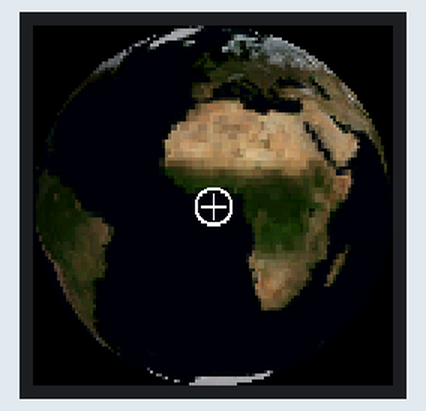
Simulated run of this sketch. Board: ESP32. On the bench: 240×240 colour display. WiFi joins after 1.5 s; servers stay silent unless stated; the local clock reads 2024-03-15 10:24:30 at power-on unless the sketch sets it.

Above: at 2.05 s.
At 6.6 s:
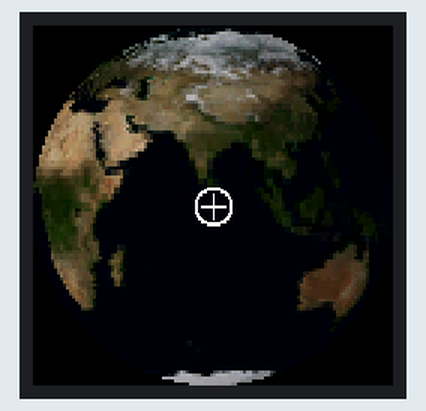
At 11.15 s:
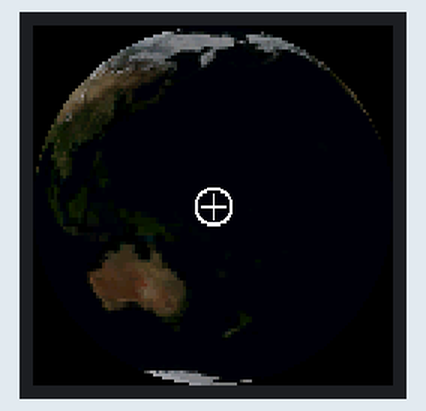
At 20.59 s:
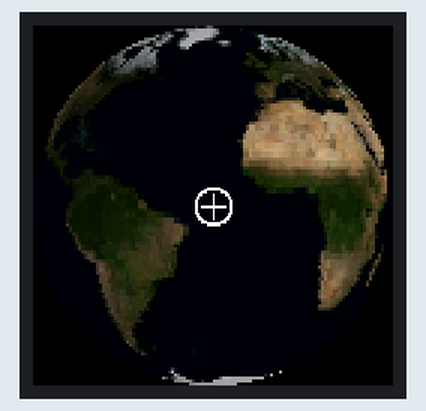
At 30.03 s:
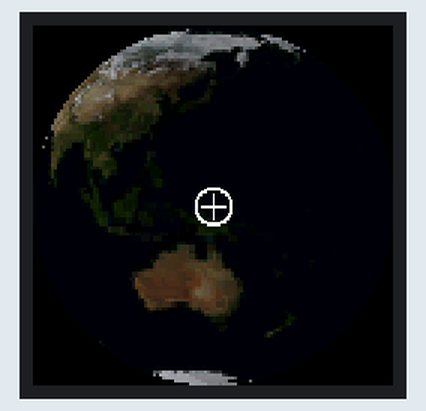
At 39.48 s:
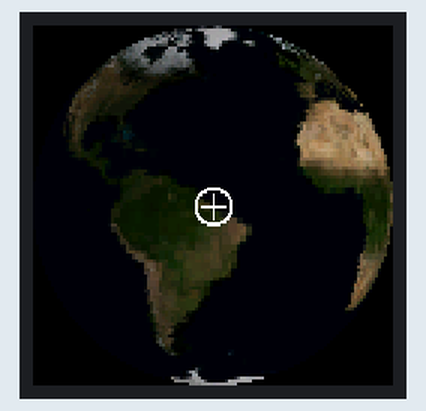

The sketch:

OrbitorMain.ino
```cpp
#include <LovyanGFX.hpp>
#include <WiFi.h>
#include <time.h>
#include <math.h>
#include <pgmspace.h>

#include "earth_240x120.h"

#define WIFI_SSID ""
#define WIFI_PASS ""

static const char* NTP_SERVER = "pool.ntp.org";
static const long  GMT_OFFSET_SEC = 0;
static const int   DST_OFFSET_SEC = 0;

static const uint32_t SPI_HZ = 40000000;   // try 40000000 if stable

// render at 120 -> scale 2x -> 240 full
static const int N = 120;

static const float AMBIENT      = 0.72f;   // base brightness
static const float DIFFUSE      = 0.28f;   // sunlight contrast
static const float NIGHT_FACTOR = 0.86f;   // night side brightness (closer to 1 = brighter)
static const float LIMB_MIN     = 0.86f;   // rim brightness (closer to 1 = less dark rim)

static const float SPIN_RAD_PER_SEC = 2.0f * (float)M_PI / 20.0f; // 1 rev / 20s

static const int CROSS_HALF = 8;
static const int CIRCLE_R   = 12;

class LGFX : public lgfx::LGFX_Device {
  lgfx::Panel_GC9A01 _panel;
  lgfx::Bus_SPI _bus;
public:
  LGFX() {
    { auto cfg = _bus.config();
      cfg.spi_host   = VSPI_HOST;
      cfg.spi_mode   = 0;
      cfg.freq_write = SPI_HZ;
      cfg.freq_read  = 10000000;
      cfg.spi_3wire  = true;
      cfg.use_lock   = true;

      cfg.pin_sclk = 18;
      cfg.pin_mosi = 19;
      cfg.pin_miso = -1;
      cfg.pin_dc   = 22;

      _bus.config(cfg);
      _panel.setBus(&_bus);
    }
    { auto cfg = _panel.config();
      cfg.pin_cs   = 23;
      cfg.pin_rst  = 21;
      cfg.pin_busy = -1;
      cfg.panel_width  = 240;
      cfg.panel_height = 240;
      cfg.offset_x = 0;
      cfg.offset_y = 0;

      cfg.invert    = true;
      cfg.rgb_order = false;
      cfg.readable  = false;

      _panel.config(cfg);
    }
    setPanel(&_panel);
  }
};

LGFX tft;

static const int SCALE_Q15 = 32767;
static int16_t xs[N*N];     // screen disk x (right)
static int16_t ys[N*N];     // screen disk y (up)
static uint8_t mask[N*N];   // inside disk
static uint16_t line2x[240];

static inline uint8_t clamp_u8(int v){ return (v<0)?0:(v>255?255:(uint8_t)v); }
static inline uint16_t pack565(uint8_t r,uint8_t g,uint8_t b){
  return ((r & 0xF8) << 8) | ((g & 0xFC) << 3) | (b >> 3);
}
static inline void unpack565(uint16_t c, int &r, int &g, int &b) {
  int r5 = (c >> 11) & 0x1F;
  int g6 = (c >> 5)  & 0x3F;
  int b5 = (c)       & 0x1F;
  r = (r5 * 255) / 31;
  g = (g6 * 255) / 63;
  b = (b5 * 255) / 31;
}

static void precomputeDisk() {
  const float c = (N - 1) * 0.5f;
  const float R = N * 0.5f;
  for (int y=0;y<N;y++){
    for (int x=0;x<N;x++){
      float nx=(x-c)/R;
      float ny=-(y-c)/R;
      float r2=nx*nx+ny*ny;
      int i=y*N+x;
      if (r2>1.0f){ mask[i]=0; xs[i]=ys[i]=0; }
      else { mask[i]=1; xs[i]=(int16_t)lroundf(nx*SCALE_Q15); ys[i]=(int16_t)lroundf(ny*SCALE_Q15); }
    }
  }
}

static inline uint16_t sampleEarthTex(float lat, float lon) {
  float u = (lon + (float)M_PI) * (1.0f / (2.0f * (float)M_PI));
  float v = ((float)M_PI * 0.5f - lat) * (1.0f / (float)M_PI);

  if (u < 0.0f) u += 1.0f;
  if (u >= 1.0f) u -= 1.0f;
  if (v < 0.0f) v = 0.0f;
  if (v > 1.0f) v = 1.0f;

  int tx = (int)(u * (EARTH_TEX_W - 1));
  int ty = (int)(v * (EARTH_TEX_H - 1));
  uint32_t idx = (uint32_t)ty * EARTH_TEX_W + (uint32_t)tx;
  return pgm_read_word(&earth_tex[idx]);
}

static inline bool crosshairPixel(int x, int y) {
  int dx = x - 120;
  int dy = y - 120;
  if (dy == 0 && abs(dx) <= CROSS_HALF) return true;
  if (dx == 0 && abs(dy) <= CROSS_HALF) return true;

  int d2 = dx*dx + dy*dy;
  int r2 = CIRCLE_R*CIRCLE_R;
  // thin ring band
  if (abs(d2 - r2) <= (2*CIRCLE_R)) return true;
  return false;
}

// X = lon 0 at center (front), Y = east, Z = north
static bool haveTime = false;

static void solarDeclinationAndEoT(const tm& t, float& decl, float& eot_min) {
  int dayOfYear = t.tm_yday + 1;
  float hour = (float)t.tm_hour + (float)t.tm_min/60.0f + (float)t.tm_sec/3600.0f;

  float gamma = 2.0f * (float)M_PI / 365.0f * (dayOfYear - 1 + (hour - 12.0f)/24.0f);

  eot_min = 229.18f * (0.000075f
        + 0.001868f * cosf(gamma)
        - 0.032077f * sinf(gamma)
        - 0.014615f * cosf(2*gamma)
        - 0.040849f * sinf(2*gamma));

  decl = 0.006918f
       - 0.399912f * cosf(gamma)
       + 0.070257f * sinf(gamma)
       - 0.006758f * cosf(2*gamma)
       + 0.000907f * sinf(2*gamma)
       - 0.002697f * cosf(3*gamma)
       + 0.001480f * sinf(3*gamma);
}

static void computeSunVector(float& sx, float& sy, float& sz) {
  tm t;
  if (!getLocalTime(&t, 10)) {
    haveTime = false;
    sx=0.65f; sy=-0.35f; sz=0.68f;
  } else {
    haveTime = true;

    float decl, eot;
    solarDeclinationAndEoT(t, decl, eot);

    float minutesUTC = (float)(t.tm_hour*60 + t.tm_min) + (float)t.tm_sec/60.0f;

    // subsolar longitude, degrees east positive
    float lon_deg = (720.0f - minutesUTC - eot) / 4.0f;
    while (lon_deg > 180.0f) lon_deg -= 360.0f;
    while (lon_deg < -180.0f) lon_deg += 360.0f;

    float lon = lon_deg * (float)M_PI / 180.0f;

    float c = cosf(decl);
    sx = c * cosf(lon);
    sy = c * sinf(lon);
    sz = sinf(decl);
  }

  float inv = 1.0f / sqrtf(sx*sx + sy*sy + sz*sz);
  sx*=inv; sy*=inv; sz*=inv;
}

void setup() {
  tft.init();
  tft.setRotation(0);
  tft.setSwapBytes(true);
  tft.fillScreen(TFT_BLACK);

  precomputeDisk();

  WiFi.mode(WIFI_STA);
  WiFi.begin(WIFI_SSID, WIFI_PASS);

  uint32_t t0 = millis();
  while (WiFi.status() != WL_CONNECTED && millis()-t0 < 8000) {
    delay(100);
  }
  configTime(GMT_OFFSET_SEC, DST_OFFSET_SEC, NTP_SERVER);
}

void loop() {
  static uint32_t lastMs = 0;
  uint32_t now = millis();
  float dt = (lastMs == 0) ? 0.016f : (now - lastMs) * 0.001f;
  lastMs = now;

  static float yaw = 0.0f;
  yaw += SPIN_RAD_PER_SEC * dt;
  if (yaw > 2.0f*(float)M_PI) yaw -= 2.0f*(float)M_PI;

  float cy = cosf(yaw);
  float sy = sinf(yaw);

  static uint32_t lastSunMs = 0;
  static float sx = 0.65f, suny = -0.35f, sz = 0.68f;
  if (now - lastSunMs > 500) {
    computeSunVector(sx, suny, sz);
    lastSunMs = now;
  }

  for (int sySmall = 0; sySmall < N; sySmall++) {
    int y0 = sySmall * 2;

    for (int sxSmall = 0; sxSmall < N; sxSmall++) {
      int i = sySmall * N + sxSmall;
      uint16_t out = 0x0000;

      if (mask[i]) {
        float Yc = xs[i] / (float)SCALE_Q15;              // right
        float Zc = ys[i] / (float)SCALE_Q15;              // up
        float Xc = sqrtf(1.0f - (Yc*Yc + Zc*Zc));         // front

        float Xw = Xc * cy - Yc * sy;
        float Yw = Xc * sy + Yc * cy;
        float Zw = Zc;

        // lat/lon from world point
        float lat = asinf(Zw);
        float lon = atan2f(Yw, Xw);

        uint16_t tex = sampleEarthTex(lat, lon);

        int rr, gg, bb;
        unpack565(tex, rr, gg, bb);

        float d = Xw*sx + Yw*suny + Zw*sz;           // [-1,1]
        float diffuse = (d > 0.0f) ? d : 0.0f;

        float light = AMBIENT + DIFFUSE * diffuse;
        if (light > 1.0f) light = 1.0f;
        if (d < 0.0f) light *= NIGHT_FACTOR;

        float limb = LIMB_MIN + (1.0f - LIMB_MIN) * (Xc * Xc);

        float f = light * limb;

        out = pack565(
          clamp_u8((int)(rr * f)),
          clamp_u8((int)(gg * f)),
          clamp_u8((int)(bb * f))
        );
      }

      int dx = sxSmall * 2;
      line2x[dx]     = out;
      line2x[dx + 1] = out;
    }

    for (int x = 0; x < 240; x++) {
      if (crosshairPixel(x, y0))     line2x[x] = 0xFFFF;
    }
    tft.pushImage(0, y0, 240, 1, line2x);

    for (int x = 0; x < 240; x++) {
      if (crosshairPixel(x, y0 + 1)) line2x[x] = 0xFFFF;
    }
    tft.pushImage(0, y0 + 1, 240, 1, line2x);
  }

  if (!haveTime) {
    tft.fillCircle(10, 230, 3, TFT_RED);
  }

  delay(2);
}
```

Source omitted: rth_240x120.h (data table, 204160 bytes)
